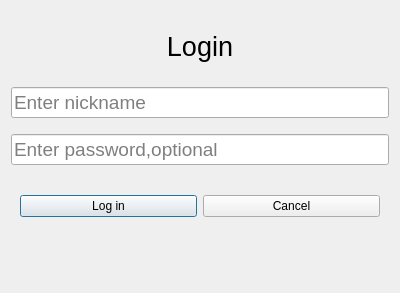
<?xml version="1.0" encoding="UTF-8"?>
<ui version="4.0">
 <class>login_dialog</class>
 <widget class="QDialog" name="login_dialog">
  <property name="geometry">
   <rect>
    <x>0</x>
    <y>0</y>
    <width>400</width>
    <height>293</height>
   </rect>
  </property>
  <property name="windowTitle">
   <string>Dialog</string>
  </property>
  <layout class="QVBoxLayout" name="verticalLayout">
   <item>
    <widget class="QLabel" name="login_form_title">
     <property name="maximumSize">
      <size>
       <width>16777215</width>
       <height>50</height>
      </size>
     </property>
     <property name="font">
      <font>
       <pointsize>20</pointsize>
      </font>
     </property>
     <property name="text">
      <string>Login</string>
     </property>
     <property name="alignment">
      <set>Qt::AlignmentFlag::AlignCenter</set>
     </property>
    </widget>
   </item>
   <item>
    <widget class="QLineEdit" name="login_nickname">
     <property name="minimumSize">
      <size>
       <width>0</width>
       <height>30</height>
      </size>
     </property>
     <property name="font">
      <font>
       <pointsize>14</pointsize>
      </font>
     </property>
     <property name="inputMask">
      <string/>
     </property>
     <property name="text">
      <string/>
     </property>
     <property name="placeholderText">
      <string>Enter nickname</string>
     </property>
    </widget>
   </item>
   <item>
    <widget class="QLineEdit" name="login_password">
     <property name="minimumSize">
      <size>
       <width>0</width>
       <height>30</height>
      </size>
     </property>
     <property name="font">
      <font>
       <pointsize>14</pointsize>
      </font>
     </property>
     <property name="placeholderText">
      <string>Enter password,optional</string>
     </property>
    </widget>
   </item>
   <item>
    <widget class="QWidget" name="login_user_btn_holder" native="true">
     <property name="maximumSize">
      <size>
       <width>16777215</width>
       <height>50</height>
      </size>
     </property>
     <layout class="QHBoxLayout" name="horizontalLayout">
      <item>
       <widget class="QPushButton" name="login_btn">
        <property name="text">
         <string>Log in</string>
        </property>
       </widget>
      </item>
      <item>
       <widget class="QPushButton" name="cancel_login_btn">
        <property name="text">
         <string>Cancel</string>
        </property>
       </widget>
      </item>
     </layout>
    </widget>
   </item>
   <item>
    <widget class="QLabel" name="loggin_message">
     <property name="maximumSize">
      <size>
       <width>16777215</width>
       <height>24</height>
      </size>
     </property>
     <property name="font">
      <font>
       <pointsize>12</pointsize>
       <bold>true</bold>
      </font>
     </property>
     <property name="styleSheet">
      <string notr="true">color:red</string>
     </property>
     <property name="text">
      <string/>
     </property>
     <property name="alignment">
      <set>Qt::AlignmentFlag::AlignCenter</set>
     </property>
    </widget>
   </item>
  </layout>
 </widget>
 <resources/>
 <connections/>
</ui>
